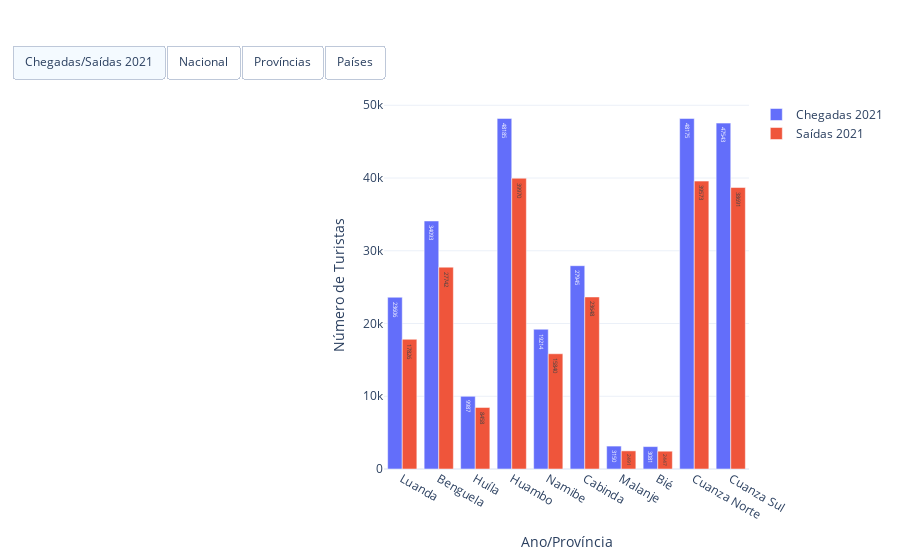

The notebook cell saved with this chart:
### Code cell
import plotly.graph_objects as go
import numpy as np
from sklearn.ensemble import RandomForestRegressor
from sklearn.linear_model import LinearRegression

# -----------------------------
# Dados de exemplo
# -----------------------------
# agg_por_ano: df com 'ano', 'chegadas_turistas', 'saidas_turistas'
# prov: df com 'provincia', 'ano', 'chegadas_turistas', 'saidas_turistas'
# cont: df com 'pais', 'ano', 'chegadas_turistas'
# models: dict com modelos treinados para previsões nacionais

anos_futuros_nacional = np.arange(2022, 2026)

fig = go.Figure()

# -----------------------------
# 1) Chegadas e saídas 2021 por província
# -----------------------------
if 'provincia' in df_prov.columns:
    provincias = df_prov['provincia'].unique()
    dados_2021 =df_prov[df_prov['ano'] == 2021]
    chegadas = dados_2021.set_index('provincia').reindex(provincias)['chegadas_turistas'].fillna(0).values
    saidas = dados_2021.set_index('provincia').reindex(provincias)['saidas_turistas'].fillna(0).values

    fig.add_trace(go.Bar(
        x=provincias,
        y=chegadas,
        name='Chegadas 2021',
        text=[int(v) for v in chegadas],
        textposition='auto',
        visible=True
    ))

    fig.add_trace(go.Bar(
        x=provincias,
        y=saidas,
        name='Saídas 2021',
        text=[int(v) for v in saidas],
        textposition='auto',
        visible=True
    ))

# -----------------------------
# 2) Previsões Nacionais
# -----------------------------
# Dados reais
fig.add_trace(go.Scatter(
    x=agg_por_ano['ano'],
    y=agg_por_ano['chegadas_turistas'],
    mode='lines+markers',
    name='Chegadas Reais',
    line=dict(color='black', width=2),
    visible=False
))

# Previsões
if isinstance(models, dict):
    for name, model in models.items():
        preds = model.predict(anos_futuros_nacional.reshape(-1,1))
        fig.add_trace(go.Scatter(
            x=anos_futuros_nacional,
            y=preds,
            mode='lines+markers',
            name=f'Previsão {name}',
            line=dict(dash='dash'),
            visible=False
        ))
else:
    preds = models.predict(anos_futuros_nacional.reshape(-1,1))
    fig.add_trace(go.Scatter(
        x=anos_futuros_nacional,
        y=preds,
        mode='lines+markers',
        name='Previsão',
        line=dict(dash='dash'),
        visible=False
    ))

# -----------------------------
# 3) Previsões por Província
# -----------------------------
prov_selec = ['Luanda','Benguela','Huíla']
for prov_name in prov_selec:
    dados_prov = df_prov[df_prov['provincia']==prov_name]
    
    # Dados reais
    fig.add_trace(go.Scatter(
        x=dados_prov['ano'],
        y=dados_prov['chegadas_turistas'],
        mode='lines+markers',
        name=f'{prov_name} Reais',
        visible=False
    ))
    
    # Previsão com RandomForest
    X_future = np.arange(dados_prov['ano'].max()+1, 2026).reshape(-1,1)
    modelo = RandomForestRegressor(random_state=42)
    modelo.fit(dados_prov[['ano']], dados_prov['chegadas_turistas'])
    preds = modelo.predict(X_future)
    
    fig.add_trace(go.Scatter(
        x=X_future.flatten(),
        y=preds,
        mode='lines+markers',
        name=f'{prov_name} Previsão',
        line=dict(dash='dash'),
        visible=False
    ))

# -----------------------------
# 4) Previsões por País/Continente
# -----------------------------
pais_selec = ['Portugal','Brasil','China']
for pais_name in pais_selec:
    dados_pais = cont[cont['pais']==pais_name]
    
    # Dados reais
    fig.add_trace(go.Scatter(
        x=dados_pais['ano'],
        y=dados_pais['chegadas_turistas'],
        mode='lines+markers',
        name=f'{pais_name} Reais',
        visible=False
    ))
    
    # Previsão com RandomForest
    X_future = np.arange(dados_pais['ano'].max()+1, 2026).reshape(-1,1)
    modelo = RandomForestRegressor(random_state=42)
    modelo.fit(dados_pais[['ano']], dados_pais['chegadas_turistas'])
    preds = modelo.predict(X_future)
    
    fig.add_trace(go.Scatter(
        x=X_future.flatten(),
        y=preds,
        mode='lines+markers',
        name=f'{pais_name} Previsão',
        line=dict(dash='dash'),
        visible=False
    ))

# -----------------------------
# Botões interativos para alternar abas
# -----------------------------
num_nacional = len(models) + 1 if isinstance(models, dict) else 2
num_prov = len(prov_selec)*2
num_pais = len(pais_selec)*2

fig.update_layout(
    updatemenus=[
        dict(
            type="buttons",
            direction="right",
            active=0,
            x=0.0,
            y=1.15,
            buttons=list([
                dict(label="Chegadas/Saídas 2021",
                     method="update",
                     args=[{"visible": [True]*2 + [False]*(len(fig.data)-2)},
                           {"title": "Chegadas e Saídas por Província (2021)"}]),
                dict(label="Nacional",
                     method="update",
                     args=[{"visible": [False]*2 + [True]*num_nacional + [False]*(len(fig.data)-2-num_nacional)},
                           {"title": "Chegadas Reais e Previsões Nacionais (2022–2025)"}]),
                dict(label="Províncias",
                     method="update",
                     args=[{"visible": [False]*2 + [False]*num_nacional + [True]*num_prov + [False]*(len(fig.data)-2-num_nacional-num_prov)},
                           {"title": "Chegadas Reais e Previsões por Província (2022–2025)"}]),
                dict(label="Países",
                     method="update",
                     args=[{"visible": [False]*2 + [False]*num_nacional + [False]*num_prov + [True]*num_pais},
                           {"title": "Chegadas Reais e Previsões por País/Continente (2022–2025)"}])
            ]),
        )
    ]
)

# Layout geral
fig.update_layout(
    template='plotly_white',
    xaxis_title='Ano/Província',
    yaxis_title='Número de Turistas',
    showlegend=True
)

fig.show()

### Figure 1 — Plotly figure (JSON) as saved in the notebook; plotly's stock layout.template omitted (floating-point values rounded to 4 significant figures)
{"data": [{"name": "Chegadas 2021", "text": ["23606", "34093", "9987", "48185", "19214", "27945", "3150", "3081", "48175", "47543"], "textposition": "auto", "type": "bar", "visible": true, "x": ["Luanda", "Benguela", "Huíla", "Huambo", "Namibe", "Cabinda", "Malanje", "Bié", "Cuanza Norte", "Cuanza Sul"], "y": [23606, 34093, 9987, 48185, 19214, 27945, 3150, 3081, 48175, 47543]}, {"name": "Saídas 2021", "text": ["17826", "27742", "8458", "39970", "15840", "23648", "2491", "2447", "39573", "38691"], "textposition": "auto", "type": "bar", "visible": true, "x": ["Luanda", "Benguela", "Huíla", "Huambo", "Namibe", "Cabinda", "Malanje", "Bié", "Cuanza Norte", "Cuanza Sul"], "y": [17826, 27742, 8458, 39970, 15840, 23648, 2491, 2447, 39573, 38691]}, {"line": {"color": "black", "width": 2}, "mode": "lines+markers", "name": "Chegadas Reais", "type": "scatter", "visible": false, "x": [2010, 2011, 2012, 2013, 2014, 2015, 2016, 2017, 2018, 2019, 2020, 2021, 2022, 2023], "y": [153842, 188683, 168920, 141637, 108799, 106370, 134399, 136612, 205015, 135593, 86653, 247370, 200702, 64467]}, {"line": {"dash": "dash"}, "mode": "lines+markers", "name": "Previsão LinearRegression", "type": "scatter", "visible": false, "x": [2022, 2023, 2024, 2025], "y": [145200.0, 144600.0, 143900.0, 143300.0]}, {"line": {"dash": "dash"}, "mode": "lines+markers", "name": "Previsão RandomForest", "type": "scatter", "visible": false, "x": [2022, 2023, 2024, 2025], "y": [200600.0, 107900.0, 107900.0, 107900.0]}, {"mode": "lines+markers", "name": "Luanda Reais", "type": "scatter", "visible": false, "x": [2010, 2011, 2012, 2013, 2014, 2015, 2016, 2017, 2018, 2019, 2020, 2021, 2022, 2023], "y": [17795, 5890, 27851, 37222, 44557, 41353, 27184, 22932, 48214, 5420, 12647, 23606, 15500, 43975]}, {"line": {"dash": "dash"}, "mode": "lines+markers", "name": "Luanda Previsão", "type": "scatter", "visible": false, "x": [2024, 2025], "y": [34910.0, 34910.0]}, {"mode": "lines+markers", "name": "Benguela Reais", "type": "scatter", "visible": false, "x": [2010, 2011, 2012, 2013, 2014, 2015, 2016, 2017, 2018, 2019, 2020, 2021, 2022, 2023], "y": [46732, 23777, 25247, 21115, 31723, 46417, 17708, 45016, 6555, 2699, 26376, 34093, 49893, 40646]}, {"line": {"dash": "dash"}, "mode": "lines+markers", "name": "Benguela Previsão", "type": "scatter", "visible": false, "x": [2024, 2025], "y": [42400.0, 42400.0]}, {"mode": "lines+markers", "name": "Huíla Reais", "type": "scatter", "visible": false, "x": [2010, 2011, 2012, 2013, 2014, 2015, 2016, 2017, 2018, 2019, 2020, 2021, 2022, 2023], "y": [39194, 10433, 23271, 7056, 44941, 29728, 49011, 3154, 19429, 37743, 14039, 9987, 3679, 24687]}, {"line": {"dash": "dash"}, "mode": "lines+markers", "name": "Huíla Previsão", "type": "scatter", "visible": false, "x": [2024, 2025], "y": [18080.0, 18080.0]}, {"mode": "lines+markers", "name": "Portugal Reais", "type": "scatter", "visible": false, "x": [2010, 2011, 2012, 2013, 2014, 2015, 2016, 2017, 2018, 2019, 2020, 2021, 2022, 2023], "y": [10331, 13962, 28402, 20728, 15044, 20463, 18116, 16578, 9029, 15334, 5831, 36798, 11740, 9691]}, {"line": {"dash": "dash"}, "mode": "lines+markers", "name": "Portugal Previsão", "type": "scatter", "visible": false, "x": [2024, 2025], "y": [12130.0, 12130.0]}, {"mode": "lines+markers", "name": "Brasil Reais", "type": "scatter", "visible": false, "x": [2010, 2011, 2012, 2013, 2014, 2015, 2016, 2017, 2018, 2019, 2020, 2021, 2022, 2023], "y": [17849, 21195, 10719, 11055, 18056, 11046, 7832, 6800, 8442, 6708, 6574, 19887, 13840, 3628]}, {"line": {"dash": "dash"}, "mode": "lines+markers", "name": "Brasil Previsão", "type": "scatter", "visible": false, "x": [2024, 2025], "y": [7380.0, 7380.0]}, {"mode": "lines+markers", "name": "China Reais", "type": "scatter", "visible": false, "x": [2010, 2011, 2012, 2013, 2014, 2015, 2016, 2017, 2018, 2019, 2020, 2021, 2022, 2023], "y": [22088, 17660, 9869, 20110, 8628, 19222, 18254, 6374, 19224, 13924, 6728, 12759, 34948, 7944]}, {"line": {"dash": "dash"}, "mode": "lines+markers", "name": "China Previsão", "type": "scatter", "visible": false, "x": [2024, 2025], "y": [15000.0, 15000.0]}], "layout": {"showlegend": true, "updatemenus": [{"active": 0, "buttons": [{"args": [{"visible": [true, true, false, false, false, false, false, false, false, false, false, false, false, false, false, false, false]}, {"title": "Chegadas e Saídas por Província (2021)"}], "label": "Chegadas/Saídas 2021", "method": "update"}, {"args": [{"visible": [false, false, true, true, true, false, false, false, false, false, false, false, false, false, false, false, false]}, {"title": "Chegadas Reais e Previsões Nacionais (2022–2025)"}], "label": "Nacional", "method": "update"}, {"args": [{"visible": [false, false, false, false, false, true, true, true, true, true, true, false, false, false, false, false, false]}, {"title": "Chegadas Reais e Previsões por Província (2022–2025)"}], "label": "Províncias", "method": "update"}, {"args": [{"visible": [false, false, false, false, false, false, false, false, false, false, false, true, true, true, true, true, true]}, {"title": "Chegadas Reais e Previsões por País/Continente (2022–2025)"}], "label": "Países", "method": "update"}], "direction": "right", "type": "buttons", "x": 0, "y": 1.15}], "xaxis": {"title": {"text": "Ano/Província"}}, "yaxis": {"title": {"text": "Número de Turistas"}}}}
